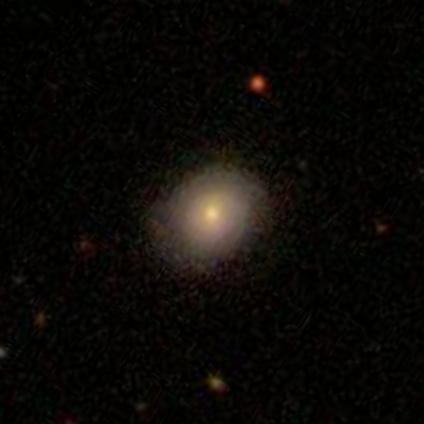
#> input picture notebooks/100008.jpg, 424 x 424 px, found by its file name
$ jupyter execute --allow-errors Untitled.ipynb   (shell and % lines are left out)
#> lines starting #> are read from the running program, lines starting #| are printed output that depends on the picture
### StarWars/data.py
'''Get DataFrame from Aurelien Bucket'''

import pandas as pd
from google.cloud import storage
import numpy as np
from PIL import Image


BUCKET_DATA_PATH = "gs://lw-verspieren-starwars/data/"


def rename(GalaxyID):
    return str(GalaxyID)+'.jpg'

def get_data(y, nrows): # add nrows to sample
    '''returns a DataFrame with nrows from s3 bucket'''

    if y == 'train':
        # Loading DataFrames
        df_y = pd.read_csv(f'{BUCKET_DATA_PATH}training_solutions_rev1.csv', nrows=nrows)
        df_images =  pd.read_csv(f'{BUCKET_DATA_PATH}images_liste_train.csv', nrows=nrows)

        # Checking images corresponds to df
        list_images = list(df_images['0'])
        df_Galaxy_ID = pd.DataFrame([list_images[i].replace('.jpg','') for i in range(len(list_images))]).rename(columns={0:'GalaxyID'}).astype('int64')
        df = df_y.merge(df_Galaxy_ID, on='GalaxyID', how='inner')

        # Preparing df
        df['image'] = df_images['0']
        df_data = df.drop(columns=['GalaxyID'])

        return df_data

    if y == 'test':
        # Loading DataFrame
        df_y = pd.read_csv(f'{BUCKET_DATA_PATH}central_pixel_benchmark.csv', nrows=nrows)

        # Preparing df
        df_y['image'] = df_y['GalaxyID'].apply(rename)
        df_data = df_y.drop(columns=['GalaxyID'])

        return df_data
    return print("Please provide 'train' or 'test' ")

# [29 lines left out: functions get_full_data, load_image, load_images, not called in this run]

### notebooks/Untitled.ipynb
[cell 1]
from StarWars.data import get_data

#> (a cell that did not finish here is left out)

[cell 3]
import pandas as pd
from google.cloud import storage
import gcsfs
import numpy as np
from PIL import Image
import pandas as pd

[cell 4]
BUCKET_DATA_PATH = "gs://lw-verspieren-starwars/data/"


def rename(GalaxyID):
    return str(GalaxyID)+'.jpg'

def get_data(y, nrows): # add nrows to sample
    '''returns a DataFrame with nrows from s3 bucket'''

    if y == 'train':
        # Loading DataFrames
        df_y = pd.read_csv(f'{BUCKET_DATA_PATH}training_solutions_rev1.csv', nrows=nrows)
        df_images =  pd.read_csv(f'{BUCKET_DATA_PATH}images_liste_train.csv', nrows=nrows)

        # Checking images corresponds to df
        list_images = list(df_images['0'])
        df_Galaxy_ID = pd.DataFrame([list_images[i].replace('.jpg','') for i in range(len(list_images))]).rename(columns={0:'GalaxyID'}).astype('int64')
        df = df_y.merge(df_Galaxy_ID, on='GalaxyID', how='inner')

        # Preparing df
        df['image'] = df_images['0']
        df_data = df.drop(columns=['GalaxyID'])

        return df_data

    if y == 'test':
        # Loading DataFrame
        df_y = pd.read_csv(f'{BUCKET_DATA_PATH}central_pixel_benchmark.csv', nrows=nrows)

        # Preparing df
        df_y['image'] = df_y['GalaxyID'].apply(rename)
        df_data = df_y.drop(columns=['GalaxyID'])

        return df_data
    return print("Please provide 'train' or 'test' ")

#> (a cell that did not finish here is left out)

[cell 6]
def load_image(image):
    '''returns one image'''
#> called with image = '100008.jpg'
    folder = f'{BUCKET_DATA_PATH}images_train/{image}'
    img = Image.open(folder)
#> img is the input picture: PIL image 424x424 RGB; mean R, G, B 11.4, 9.3, 6.7
    img_array = np.array(img)
    return np.resize(img_array, (224,224,3))
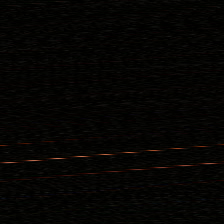
#> returned value: shape (224, 224, 3); mean of channels 0, 1, 2 5.2, 4.4, 2.6; drawn as R, G, B
